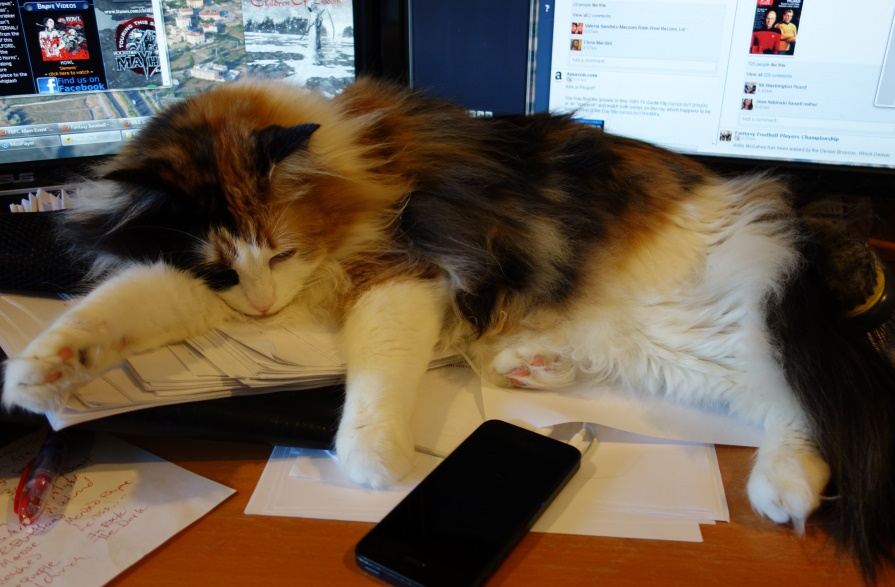
//> input picture Program1/Program1/pippy.jpg, 895 x 587 px
$ ./Program1   (built with g++ and OpenCV 4)
//> lines starting //> are read from the running program, lines starting //| are printed output that depends on the picture
/**
    CSS587 Computer Vision
    Program1.cpp
    @author Di Wang
    @version 1.1 4/6/21

	OpenCV Investigation:
	1. Erode()
	2. SFIT

	Edge detection findings:
	These settings gives best result from eye balling.
		Max Threshold: 75
		Min Threshold: 15
		Gaussian Sigma: 1.5
	Gaussian Sigma 1.5 gives an good filtering result on image noises, but not getting rid of important edge details.
	With Max Threshold 75 and Min Threshold 15, I can see the contours of the cat, the phone, and the content layout in the background monitor.
	Decreasing Sigma introduces many wrong edges, increasing the size the cat can hardly be identified from the edge detection output.
*/

#include <opencv2/core.hpp>
#include <opencv2/imgproc.hpp>
#include <opencv2/highgui.hpp>
#include <opencv2/features2d.hpp>

using namespace cv;
using namespace std;

/* Canny parameters */
struct CannyParams {
    Mat inputImage;
	Mat outImage;
    int threshold1 = 0;
    int threshold2 = 0;
};

/* Gaussian Parameters*/
struct GaussianParams {
    Mat inputImage;
    Mat outImage;
    int sigma = 0;
};

/*function declarations*/
void rotate180(Mat inImage);
void onSigmaChange(int pos, void* data);
void onThresholdChange(int pos, void* data);

/**
* [Investigation] Erode and SFIT.
* [Implementation] flip the image both vertically and horizontally (180 degree rotation),
*                  convert it to gray scale, blur it, and detect edges.*
*/
int main(int argc, char* argv[])
{
		Mat image = imread("pippy.jpg");
//> image is the input picture: 587 rows x 895 cols, CV_8UC3; mean B, G, R 80.3, 95.5, 109
		Mat outImage;

		// reading the image
		namedWindow("Original Image");
		imshow("Original Image", image);
		waitKey(0);

		// erode
		Mat erodeOutput;
        Mat kernel = getStructuringElement(MORPH_RECT, Size(5, 5));
		erode(image, erodeOutput, kernel);
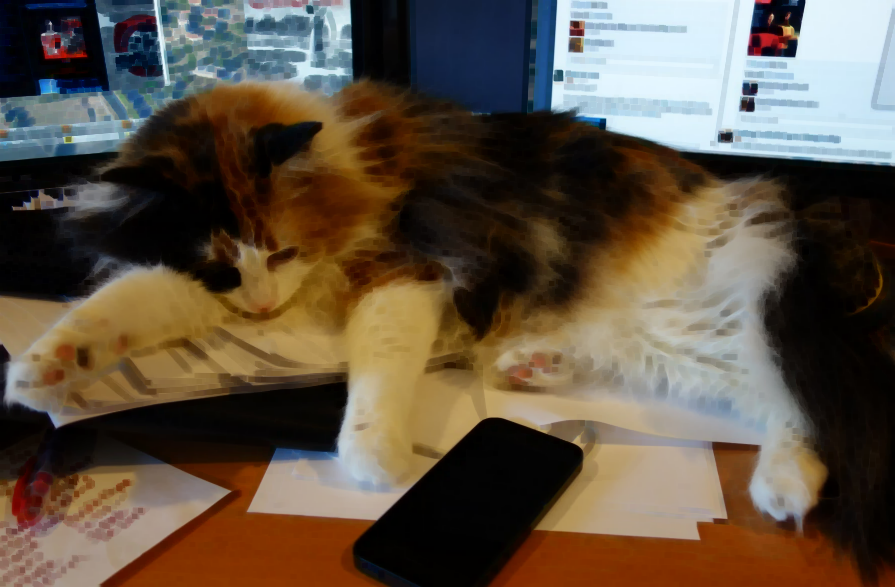
//> erodeOutput: 587 rows x 895 cols, CV_8UC3; mean B, G, R 68.2, 83.1, 96.3
        imshow("erode", erodeOutput);
        imwrite("erode_output.jpg", erodeOutput);
		waitKey(0);

		// SIFT
		Mat siftOutput;
		vector<KeyPoint> keypoints;
		Ptr<SIFT> sift = SIFT::create();
		sift->detect(image, keypoints);
//> keypoints = 1434 keypoints; strongest (x, y, size): (772, 15, 5.4), (50, 23, 5.1), (750, 107, 3.8), (25, 74, 2)
		drawKeypoints(image, keypoints, siftOutput);
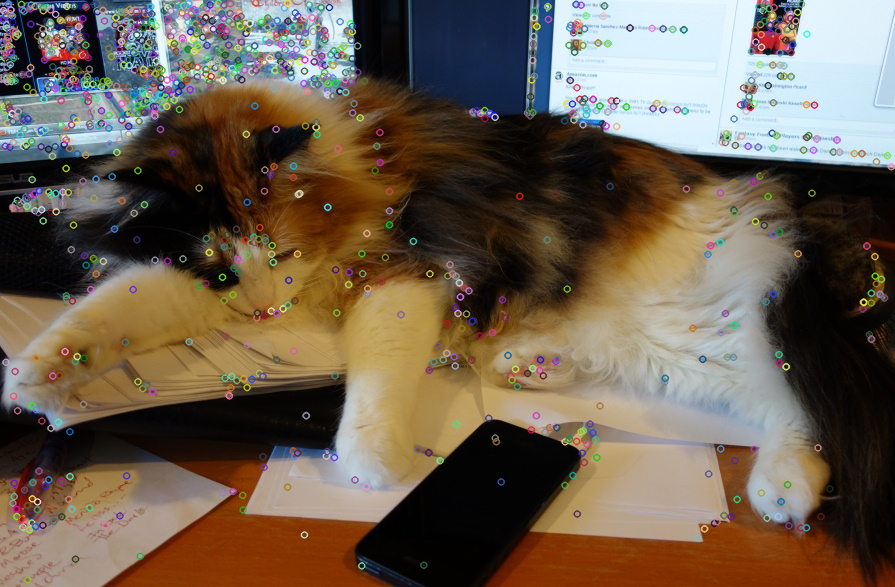
//> siftOutput: 587 rows x 895 cols, CV_8UC3; mean B, G, R 80.3, 95.7, 109.4
		imshow("SIFT", siftOutput);
		imwrite("SIFT_output.jpg",siftOutput);
		waitKey(0);

		// flip the image
        rotate180(image);
        namedWindow("roate180");
        imshow("roate180", image);
        waitKey(0);

		// convert to gray scale
		cvtColor(image, image, COLOR_BGR2GRAY);
        namedWindow("grayScale");
        imshow("grayScale", image);
        waitKey(0);

		// blur
		namedWindow("blur");
		GaussianParams gaussParam = {image, outImage, 2};
        createTrackbar("Sigma: ", "blur", &gaussParam.sigma, 10, onSigmaChange, &gaussParam);
        onSigmaChange(gaussParam.sigma, &gaussParam);
        waitKey(0);

		// edge detection
        namedWindow("edge detection");
		CannyParams cannyParam = {gaussParam.outImage, outImage, 20, 60};
		createTrackbar("Max Threshold: ", "edge detection", &cannyParam.threshold2, 80, onThresholdChange, &cannyParam);
		createTrackbar("Min Threshold: ", "edge detection", &cannyParam.threshold1, 80, onThresholdChange, &cannyParam);
		onThresholdChange( cannyParam.threshold2, &cannyParam );
        waitKey(0);

		// write the image to disk
		imwrite("output.jpg", cannyParam.outImage);
		return 0;
}

/**
	rotate an image by 180 degree.
    @param image, the input and output image.
*/
void rotate180(Mat inImage){
    flip(inImage, inImage, 0);
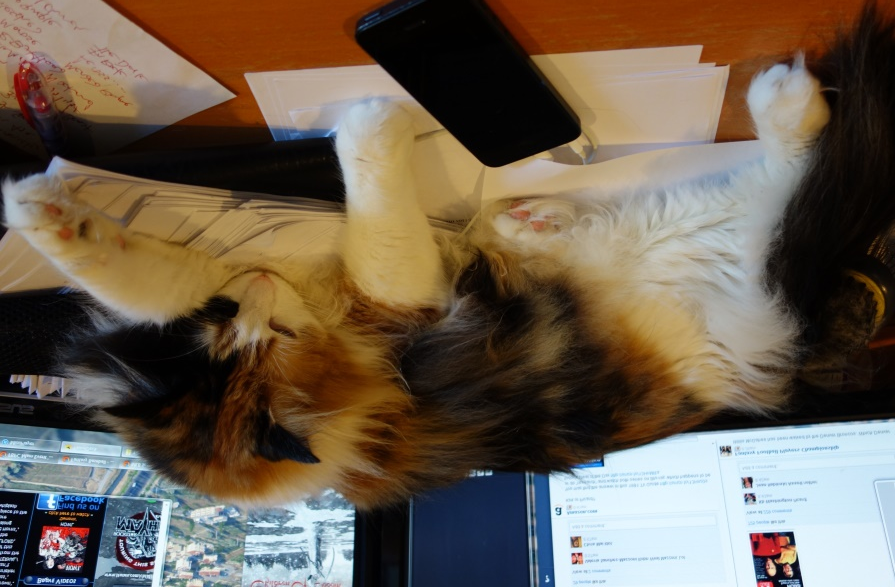
//> inImage: 587 rows x 895 cols, CV_8UC3; mean B, G, R 80.3, 95.5, 109
    flip(inImage, inImage, 1);
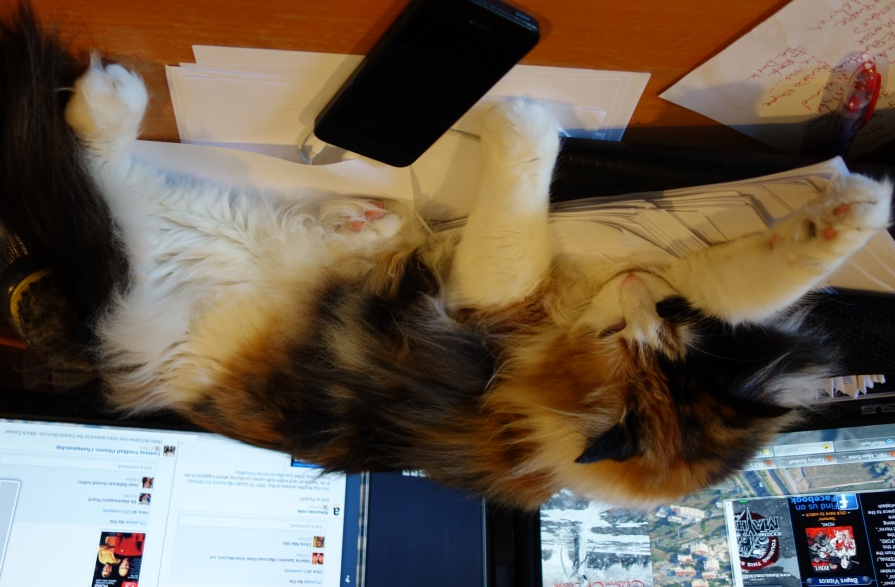
//> inImage: 587 rows x 895 cols, CV_8UC3; mean B, G, R 80.3, 95.5, 109
//> in main, `cvtColor(image, image, COLOR_BGR2GRAY);`:
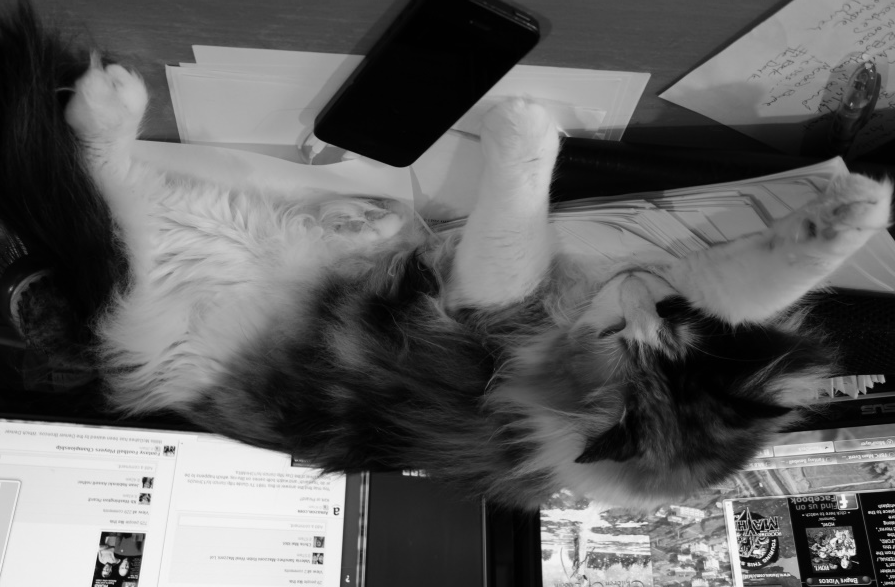
//> image: 587 rows x 895 cols, CV_8UC1; min 0, max 251, mean 97.8
}

/**
	Callback function that shows an edges of an image.
    @param pos, the current position of the slider.
	@param data, the user data for the callback.
*/
void onSigmaChange(int pos, void* data)
{
//> called with pos = 2
	GaussianParams* p = (GaussianParams*)data;
	double sigmaX = p->sigma;
//> sigmaX = 2
	double sigmaY = p->sigma;
//> sigmaY = 2
	if (p->sigma <= 0){ // avoid invalid input
        sigmaX = 0.01;
        sigmaY = 0.01;
	}
    GaussianBlur(p->inputImage, p->outImage, Size(0, 0), sigmaX, sigmaY, 4);
    imshow("blur", p->outImage);
}

/**
	Callback function that shows an edges of an image.
    @param pos, the current position of the slider.
	@param data, the user data for the callback.
*/
void onThresholdChange(int pos, void* data)
{
//> called with pos = 60
	CannyParams* p = (CannyParams*)data;
    Canny(p->inputImage, p->outImage, p->threshold1, p->threshold2, 3, true);
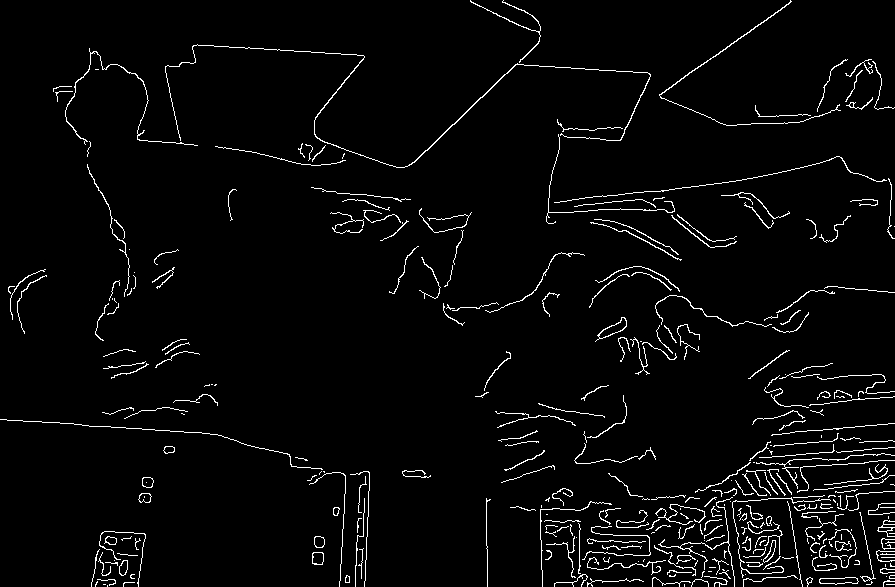
//> p->outImage: 587 rows x 895 cols, CV_8UC1; 3.3% white in thin lines or dots
    imshow("edge detection", p->outImage);
}
